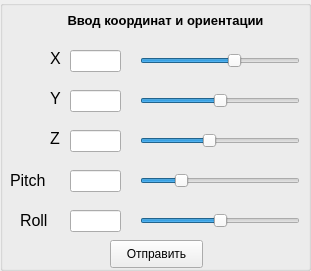
   <widget class="QGroupBox" name="groupBox_3">
    <property name="geometry">
     <rect>
      <x>530</x>
      <y>270</y>
      <width>311</width>
      <height>271</height>
     </rect>
    </property>
    <property name="title">
     <string/>
    </property>
    <property name="flat">
     <bool>true</bool>
    </property>
    <widget class="QLabel" name="label_9">
     <property name="geometry">
      <rect>
       <x>50</x>
       <y>130</y>
       <width>16</width>
       <height>16</height>
      </rect>
     </property>
     <property name="font">
      <font>
       <pointsize>12</pointsize>
      </font>
     </property>
     <property name="text">
      <string>Z</string>
     </property>
    </widget>
    <widget class="QLabel" name="label_8">
     <property name="geometry">
      <rect>
       <x>50</x>
       <y>90</y>
       <width>16</width>
       <height>16</height>
      </rect>
     </property>
     <property name="font">
      <font>
       <pointsize>12</pointsize>
      </font>
     </property>
     <property name="text">
      <string>Y</string>
     </property>
    </widget>
    <widget class="QLineEdit" name="lineEditY">
     <property name="geometry">
      <rect>
       <x>70</x>
       <y>90</y>
       <width>51</width>
       <height>22</height>
      </rect>
     </property>
     <property name="alignment">
      <set>Qt::AlignCenter</set>
     </property>
    </widget>
    <widget class="QLineEdit" name="lineEditX">
     <property name="geometry">
      <rect>
       <x>70</x>
       <y>50</y>
       <width>51</width>
       <height>22</height>
      </rect>
     </property>
     <property name="text">
      <string/>
     </property>
     <property name="alignment">
      <set>Qt::AlignCenter</set>
     </property>
    </widget>
    <widget class="QLabel" name="label_7">
     <property name="geometry">
      <rect>
       <x>50</x>
       <y>50</y>
       <width>16</width>
       <height>16</height>
      </rect>
     </property>
     <property name="font">
      <font>
       <pointsize>12</pointsize>
      </font>
     </property>
     <property name="text">
      <string>X</string>
     </property>
    </widget>
    <widget class="QLineEdit" name="lineEditZ">
     <property name="geometry">
      <rect>
       <x>70</x>
       <y>130</y>
       <width>51</width>
       <height>22</height>
      </rect>
     </property>
     <property name="alignment">
      <set>Qt::AlignCenter</set>
     </property>
    </widget>
    <widget class="QLabel" name="label_10">
     <property name="geometry">
      <rect>
       <x>20</x>
       <y>0</y>
       <width>291</width>
       <height>41</height>
      </rect>
     </property>
     <property name="font">
      <font>
       <pointsize>10</pointsize>
       <weight>75</weight>
       <bold>true</bold>
      </font>
     </property>
     <property name="text">
      <string>Ввод координат и ориентации</string>
     </property>
     <property name="alignment">
      <set>Qt::AlignCenter</set>
     </property>
    </widget>
    <widget class="QPushButton" name="cordsSendBtn">
     <property name="geometry">
      <rect>
       <x>110</x>
       <y>240</y>
       <width>93</width>
       <height>28</height>
      </rect>
     </property>
     <property name="text">
      <string>Отправить</string>
     </property>
    </widget>
    <widget class="QSlider" name="pitchSldr">
     <property name="geometry">
      <rect>
       <x>140</x>
       <y>170</y>
       <width>160</width>
       <height>22</height>
      </rect>
     </property>
     <property name="minimum">
      <number>-40</number>
     </property>
     <property name="maximum">
      <number>130</number>
     </property>
     <property name="value">
      <number>0</number>
     </property>
     <property name="orientation">
      <enum>Qt::Horizontal</enum>
     </property>
    </widget>
    <widget class="QSlider" name="rollSldr">
     <property name="geometry">
      <rect>
       <x>140</x>
       <y>210</y>
       <width>160</width>
       <height>22</height>
      </rect>
     </property>
     <property name="minimum">
      <number>-180</number>
     </property>
     <property name="maximum">
      <number>180</number>
     </property>
     <property name="orientation">
      <enum>Qt::Horizontal</enum>
     </property>
    </widget>
    <widget class="QLabel" name="label_24">
     <property name="geometry">
      <rect>
       <x>20</x>
       <y>210</y>
       <width>41</width>
       <height>20</height>
      </rect>
     </property>
     <property name="font">
      <font>
       <pointsize>12</pointsize>
      </font>
     </property>
     <property name="text">
      <string>Roll</string>
     </property>
    </widget>
    <widget class="QLabel" name="label_25">
     <property name="geometry">
      <rect>
       <x>10</x>
       <y>170</y>
       <width>51</width>
       <height>20</height>
      </rect>
     </property>
     <property name="font">
      <font>
       <pointsize>12</pointsize>
      </font>
     </property>
     <property name="text">
      <string>Pitch</string>
     </property>
    </widget>
    <widget class="QLineEdit" name="lineEditPitch">
     <property name="geometry">
      <rect>
       <x>70</x>
       <y>170</y>
       <width>51</width>
       <height>22</height>
      </rect>
     </property>
     <property name="alignment">
      <set>Qt::AlignCenter</set>
     </property>
    </widget>
    <widget class="QLineEdit" name="lineEditRoll">
     <property name="geometry">
      <rect>
       <x>70</x>
       <y>210</y>
       <width>51</width>
       <height>22</height>
      </rect>
     </property>
     <property name="alignment">
      <set>Qt::AlignCenter</set>
     </property>
    </widget>
    <widget class="QSlider" name="xSldr">
     <property name="geometry">
      <rect>
       <x>140</x>
       <y>50</y>
       <width>160</width>
       <height>22</height>
      </rect>
     </property>
     <property name="minimum">
      <number>-604</number>
     </property>
     <property name="maximum">
      <number>604</number>
     </property>
     <property name="value">
      <number>119</number>
     </property>
     <property name="orientation">
      <enum>Qt::Horizontal</enum>
     </property>
    </widget>
    <widget class="QSlider" name="ySldr">
     <property name="geometry">
      <rect>
       <x>140</x>
       <y>90</y>
       <width>160</width>
       <height>22</height>
      </rect>
     </property>
     <property name="minimum">
      <number>-604</number>
     </property>
     <property name="maximum">
      <number>604</number>
     </property>
     <property name="value">
      <number>0</number>
     </property>
     <property name="orientation">
      <enum>Qt::Horizontal</enum>
     </property>
    </widget>
    <widget class="QSlider" name="zSldr">
     <property name="geometry">
      <rect>
       <x>140</x>
       <y>130</y>
       <width>160</width>
       <height>22</height>
      </rect>
     </property>
     <property name="minimum">
      <number>0</number>
     </property>
     <property name="maximum">
      <number>929</number>
     </property>
     <property name="value">
      <number>397</number>
     </property>
     <property name="orientation">
      <enum>Qt::Horizontal</enum>
     </property>
    </widget>
   </widget>
